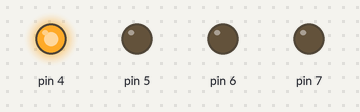
The sketch below on a simulated Arduino Uno, built with avr-gcc and run on an emulated ATmega328P. On the bench: output pins drawn as LEDs (lit = HIGH).

Above: at 0.5 s.
At 2.5 s:
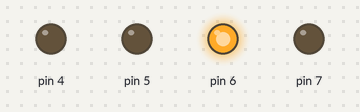
At 3.5 s:
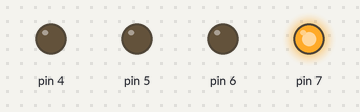
At 5.5 s:
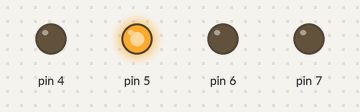
Timing chart, 0 to 7.8 s (numbered marks = the images above):
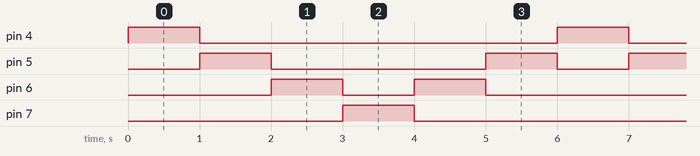

The sketch:

S1Q2.ino
```cpp
void setup(){
  //using a for loop to initialize the variables
  pinMode(4,OUTPUT);
  pinMode(5,OUTPUT);
  pinMode(6,OUTPUT);
  pinMode(7,OUTPUT);
}

void loop(){
  for(int i=4; i<8; i++){
    digitalWrite(i, 1);
    delay(1000);
    digitalWrite(i, 0);
  }

  for(int i=6; i>4; i--){
    digitalWrite(i, 1);
    delay(1000);
    digitalWrite(i, 0);
  }

}
```

Measured:
- by itself, pin 4, pin 7: alternates HIGH for 1.0 s and LOW for 5.0 s
- by itself, pin 5: repeats every 6.0 s: LOW 3.0 s, HIGH 1.0 s, LOW 1.0 s, HIGH 1.0 s
- by itself, pin 6: repeats every 6.0 s: LOW 1.0 s, HIGH 1.0 s, LOW 3.0 s, HIGH 1.0 s
